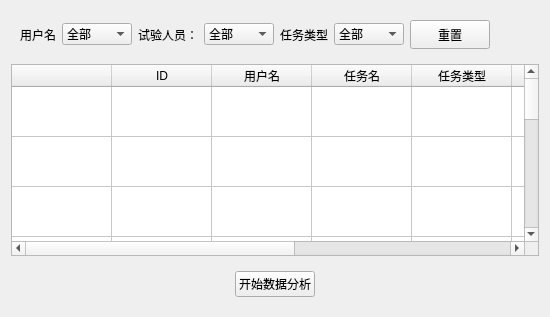
                <widget class="QWidget" name="performance_page">
                 <layout class="QVBoxLayout" name="verticalLayout_8">
                  <item>
                   <widget class="QWidget" name="widget_11" native="true">
                    <layout class="QHBoxLayout" name="horizontalLayout_8">
                     <item>
                      <widget class="QLabel" name="label_17">
                       <property name="text">
                        <string>用户名</string>
                       </property>
                      </widget>
                     </item>
                     <item>
                      <widget class="QComboBox" name="userid_comboBox">
                       <property name="minimumSize">
                        <size>
                         <width>70</width>
                         <height>0</height>
                        </size>
                       </property>
                       <item>
                        <property name="text">
                         <string>全部</string>
                        </property>
                       </item>
                      </widget>
                     </item>
                     <item>
                      <widget class="QLabel" name="label_18">
                       <property name="text">
                        <string>试验人员：</string>
                       </property>
                      </widget>
                     </item>
                     <item>
                      <widget class="QComboBox" name="username_comboBox">
                       <property name="minimumSize">
                        <size>
                         <width>70</width>
                         <height>0</height>
                        </size>
                       </property>
                       <item>
                        <property name="text">
                         <string>全部</string>
                        </property>
                       </item>
                      </widget>
                     </item>
                     <item>
                      <widget class="QLabel" name="label_19">
                       <property name="text">
                        <string>任务类型</string>
                       </property>
                      </widget>
                     </item>
                     <item>
                      <widget class="QComboBox" name="tasksub_comboBox">
                       <property name="minimumSize">
                        <size>
                         <width>70</width>
                         <height>0</height>
                        </size>
                       </property>
                       <item>
                        <property name="text">
                         <string>全部</string>
                        </property>
                       </item>
                      </widget>
                     </item>
                     <item>
                      <widget class="QPushButton" name="pushButton_11">
                       <property name="minimumSize">
                        <size>
                         <width>0</width>
                         <height>29</height>
                        </size>
                       </property>
                       <property name="text">
                        <string>重置</string>
                       </property>
                      </widget>
                     </item>
                     <item>
                      <spacer name="horizontalSpacer_8">
                       <property name="orientation">
                        <enum>Qt::Orientation::Horizontal</enum>
                       </property>
                       <property name="sizeHint" stdset="0">
                        <size>
                         <width>40</width>
                         <height>20</height>
                        </size>
                       </property>
                      </spacer>
                     </item>
                    </layout>
                   </widget>
                  </item>
                  <item>
                   <widget class="QTableWidget" name="performance_Table">
                    <property name="frameShape">
                     <enum>QFrame::Shape::StyledPanel</enum>
                    </property>
                    <property name="frameShadow">
                     <enum>QFrame::Shadow::Plain</enum>
                    </property>
                    <attribute name="horizontalHeaderStretchLastSection">
                     <bool>true</bool>
                    </attribute>
                    <attribute name="verticalHeaderVisible">
                     <bool>false</bool>
                    </attribute>
                    <attribute name="verticalHeaderMinimumSectionSize">
                     <number>50</number>
                    </attribute>
                    <attribute name="verticalHeaderDefaultSectionSize">
                     <number>50</number>
                    </attribute>
                    <row>
                     <property name="text">
                      <string>新建行</string>
                     </property>
                    </row>
                    <row>
                     <property name="text">
                      <string>新建行</string>
                     </property>
                    </row>
                    <row>
                     <property name="text">
                      <string>新建行</string>
                     </property>
                    </row>
                    <row>
                     <property name="text">
                      <string>新建行</string>
                     </property>
                    </row>
                    <row>
                     <property name="text">
                      <string>新建行</string>
                     </property>
                    </row>
                    <row>
                     <property name="text">
                      <string>新建行</string>
                     </property>
                    </row>
                    <row>
                     <property name="text">
                      <string>新建行</string>
                     </property>
                    </row>
                    <row>
                     <property name="text">
                      <string>新建行</string>
                     </property>
                    </row>
                    <row>
                     <property name="text">
                      <string>新建行</string>
                     </property>
                    </row>
                    <row>
                     <property name="text">
                      <string>新建行</string>
                     </property>
                    </row>
                    <row>
                     <property name="text">
                      <string>新建行</string>
                     </property>
                    </row>
                    <column>
                     <property name="text">
                      <string/>
                     </property>
                    </column>
                    <column>
                     <property name="text">
                      <string>ID</string>
                     </property>
                    </column>
                    <column>
                     <property name="text">
                      <string>用户名</string>
                     </property>
                    </column>
                    <column>
                     <property name="text">
                      <string>任务名</string>
                     </property>
                    </column>
                    <column>
                     <property name="text">
                      <string>任务类型</string>
                     </property>
                    </column>
                    <column>
                     <property name="text">
                      <string>操作出错率</string>
                     </property>
                    </column>
                    <column>
                     <property name="text">
                      <string>任务完成时间</string>
                     </property>
                    </column>
                    <column>
                     <property name="text">
                      <string>任务成功率</string>
                     </property>
                    </column>
                    <column>
                     <property name="text">
                      <string>任务总操作时间</string>
                     </property>
                    </column>
                   </widget>
                  </item>
                  <item>
                   <widget class="QWidget" name="widget_12" native="true">
                    <layout class="QHBoxLayout" name="horizontalLayout_9">
                     <item>
                      <spacer name="horizontalSpacer_11">
                       <property name="orientation">
                        <enum>Qt::Orientation::Horizontal</enum>
                       </property>
                       <property name="sizeHint" stdset="0">
                        <size>
                         <width>40</width>
                         <height>20</height>
                        </size>
                       </property>
                      </spacer>
                     </item>
                     <item>
                      <widget class="QPushButton" name="analysis_btn">
                       <property name="text">
                        <string>开始数据分析</string>
                       </property>
                      </widget>
                     </item>
                     <item>
                      <spacer name="horizontalSpacer_12">
                       <property name="orientation">
                        <enum>Qt::Orientation::Horizontal</enum>
                       </property>
                       <property name="sizeHint" stdset="0">
                        <size>
                         <width>40</width>
                         <height>20</height>
                        </size>
                       </property>
                      </spacer>
                     </item>
                    </layout>
                   </widget>
                  </item>
                 </layout>
                </widget>
